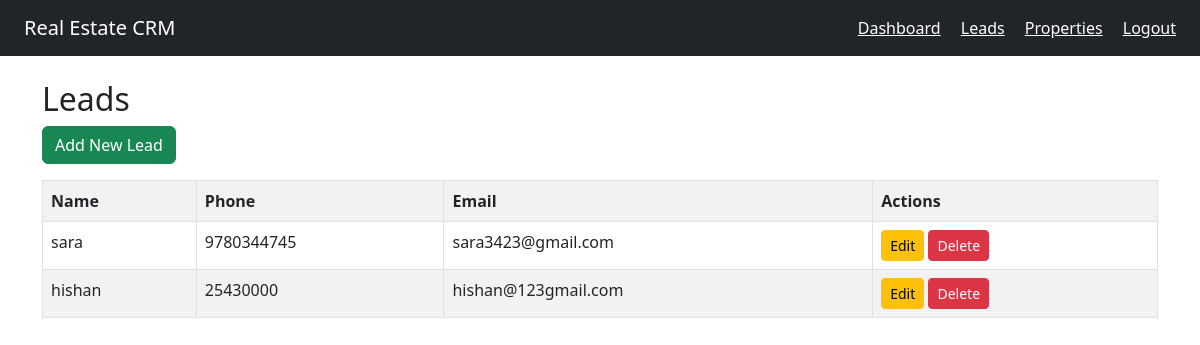
Screenshot of /leads/ with the database file from the repository.
### leads/models.py (models this page shows, shortened)
class Lead(models.Model):
    name = models.CharField(max_length=100)
    phone = models.CharField(max_length=15)
    email = models.EmailField()

### leads/views.py (the view)
# urls.py: path('', views.lead_list, name='lead_list'),
def lead_list(request):
    leads = Lead.objects.all()
    return render(request, 'leads/lead_list.html', {'leads': leads})

### templates/leads/lead_list.html
{% extends 'base.html' %}
{% block content %}
<h2>Leads</h2>
<a class="btn btn-success mb-3" href="/leads/add/">Add New Lead</a>
<table class="table table-bordered table-striped">
    <tr>
        <th>Name</th>
        <th>Phone</th>
        <th>Email</th>
        <th>Actions</th>
    </tr>
    {% for lead in leads %}
    <tr>
        <td>{{ lead.name }}</td>
        <td>{{ lead.phone }}</td>
        <td>{{ lead.email }}</td>
        <td>
            <a class="btn btn-warning btn-sm" href="/leads/edit/{{ lead.id }}/">Edit</a>
            <a class="btn btn-danger btn-sm" href="/leads/delete/{{ lead.id }}/">Delete</a>
        </td>
    </tr>
    {% empty %}
    <tr>
        <td colspan="4">No leads found</td>
    </tr>
    {% endfor %}
</table>
{% endblock %}

### rows the page displays
Lead: name "sara", phone "9780344745", email "sara3423@gmail.com"
Lead: name "hishan", phone "25430000", email "hishan@123gmail.com"
